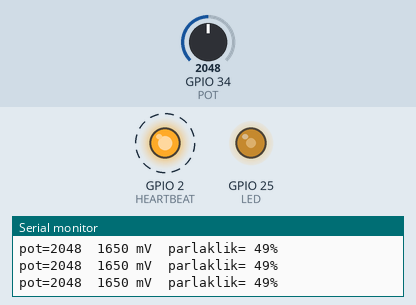
Recording of a sketch running on a simulated ESP32. Shown: output pins drawn as LEDs (lit = HIGH), the last lines printed to the serial monitor. Dashed ring = blinking. Inputs (shaded band) come from the test bench; at power-on: GPIO 34 (POT) = 2048 (analog values on the 0–4095 scale).

Above: at 0.88 s.
1.3 s: GPIO 34 (POT) set to 491
At 1.87 s:
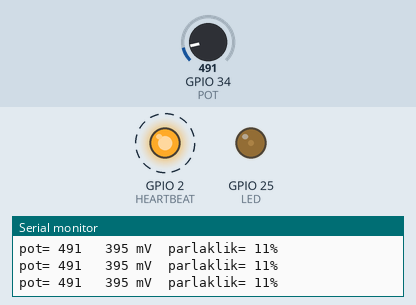
4.3 s: GPIO 34 (POT) set to 0
At 4.88 s:
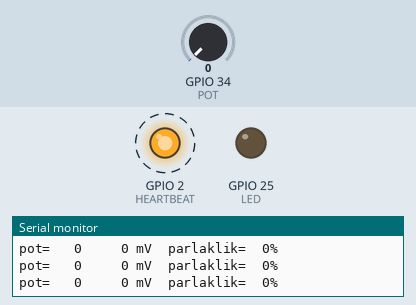
7.3 s: GPIO 34 (POT) set to 4095
At 7.88 s:
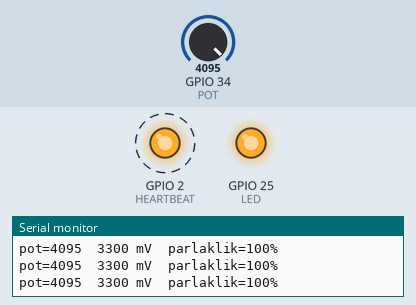
10.3 s: GPIO 34 (POT) set to 2866
At 10.88 s:
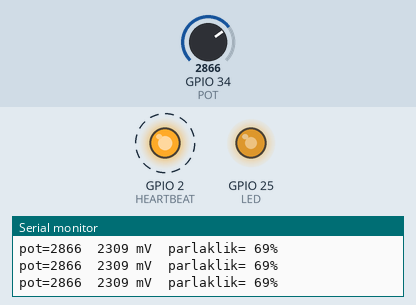
13.3 s: GPIO 34 (POT) set to 2047
At 13.63 s:
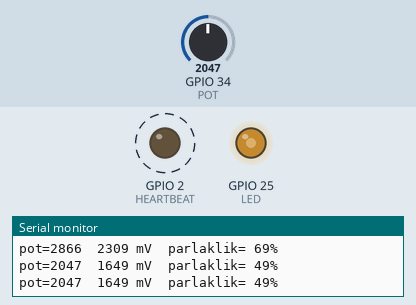
Timing chart, 0 to 17.3 s (numbered marks = the images above; inputs shaded):
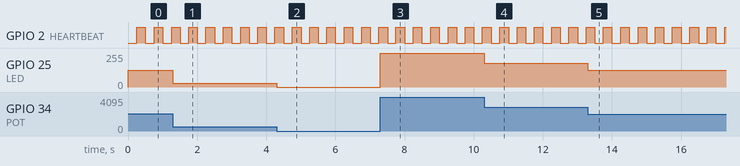

Measured:
- after the input at 1.3 s, GPIO 25 (LED): 127/255 → 30/255 at once
- after the input at 4.3 s, GPIO 25 (LED): 30/255 → 0/255 at once
- after the input at 7.3 s, GPIO 25 (LED): 0/255 → 255/255 at once
- after the input at 10.3 s, GPIO 25 (LED): 255/255 → 178/255 at once
- after the input at 13.3 s, GPIO 25 (LED): 178/255 → 127/255 at once
- by itself, GPIO 2 (HEARTBEAT): alternates HIGH for 0.25 s and LOW for 0.25 s

The sketch:

esp32-dimmer.ino
```cpp
// ESP32 dimmer: the pot on IO34 sets the brightness of the LED on IO25 (LEDC PWM, 5 kHz, 10 bit).
// The blue on-board LED (GPIO2) blinks as a heartbeat; readings go to the serial monitor.
const int POT = 34;
const int LED = 25;
const int HEARTBEAT = 2;

void setup() {
  Serial.begin(115200);
  analogReadResolution(12);
  ledcAttach(LED, 5000, 10);
  pinMode(HEARTBEAT, OUTPUT);
  Serial.println("ESP32 dimmer hazir");
}

void loop() {
  static unsigned long lastPrint = 0;
  int raw = analogRead(POT);                 // 0..4095
  int duty = map(raw, 0, 4095, 0, 1023);     // 10-bit duty
  ledcWrite(LED, duty);
  digitalWrite(HEARTBEAT, (millis() / 250) % 2);

  if (millis() - lastPrint >= 200) {
    lastPrint = millis();
    Serial.printf("pot=%4d  %4lu mV  parlaklik=%3d%%\n", raw, analogReadMilliVolts(POT), duty * 100 / 1023);
  }
  delay(10);
}
```
